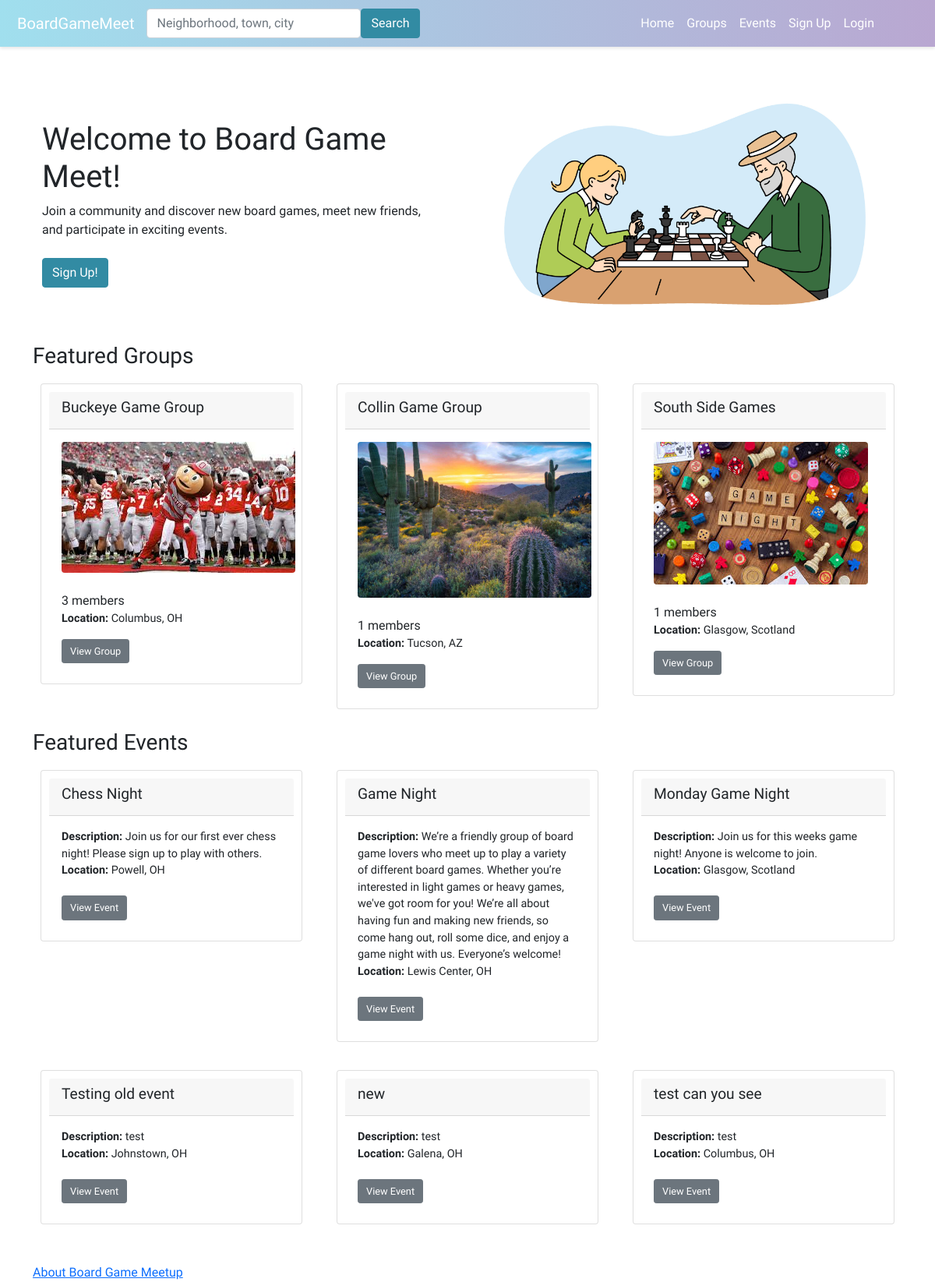
Before: / with the older database file.
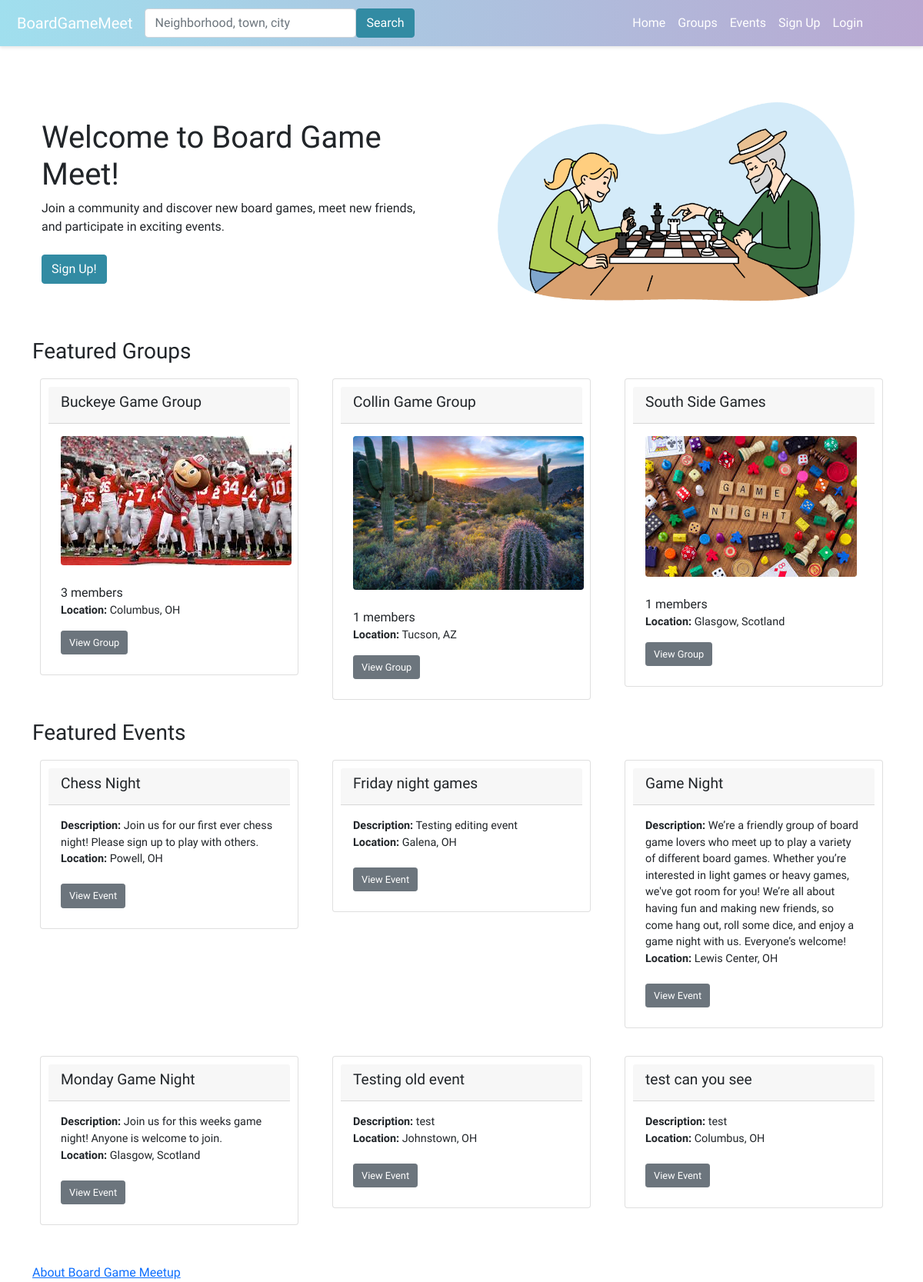
After: the same page with the newer database file.
### boardgame/models.py (models this page shows, shortened)
class Group(models.Model):
    name = models.CharField(max_length=100)
    description = models.TextField()
    members = models.ManyToManyField(User, through='GroupMembers')
    slug = models.SlugField(unique=True)
    group_image = models.ImageField(upload_to='group_images/', null=True, blank=True)
    TYPE_SELECT = (
        ('Public', 'Public'),
        ('Private', 'Private'),
    )
    group_privacy = models.CharField(max_length=10,choices=TYPE_SELECT,default='Public')
    categories = models.ManyToManyField(Category, related_name='groups', blank=True)
    tags = models.ManyToManyField(Tag, related_name='groups', blank=True)

class GroupLocation(models.Model):
    group = models.OneToOneField('Group', on_delete=models.CASCADE)
    city = models.CharField(max_length=100)
    sublocality = models.CharField(max_length=100, blank=True)  # neighborhoods or sublocalities
    state = models.CharField(max_length=100, blank=True)
    postcode = models.CharField(max_length=20, blank=True)
    country = models.CharField(max_length=100)
    latitude = models.DecimalField(max_digits=9, decimal_places=6, blank=True, null=True)
    longitude = models.DecimalField(max_digits=9, decimal_places=6, blank=True, null=True)

class Event(models.Model):
    group = models.ForeignKey(Group, on_delete=models.CASCADE)
    title = models.CharField(max_length=100)
    description = models.TextField()
    date_time = models.DateTimeField()
    attendees = models.ManyToManyField(User, through='EventAttendance')
    event_image = models.ImageField(upload_to='event_images/', null=True, blank=True)
    categories = models.ManyToManyField(Category, related_name='events', blank=True)
    tags = models.ManyToManyField(Tag, related_name='events', blank=True)

class EventLocation(models.Model):
    event = models.OneToOneField('Event', on_delete=models.CASCADE)
    address = models.CharField(max_length=255)
    city = models.CharField(max_length=100)
    sublocality = models.CharField(max_length=100, blank=True)  # neighborhoods or sublocalities
    state = models.CharField(max_length=100, blank=True, null=True)  # Nullable state field
    postcode = models.CharField(max_length=20)
    country = models.CharField(max_length=20)
    latitude = models.DecimalField(max_digits=9, decimal_places=6, blank=True, null=True)
    longitude = models.DecimalField(max_digits=9, decimal_places=6, blank=True, null=True)

### boardgame/views.py (the view)
# urls.py: path("",views.home, name="home"),
def home(request):
    group_list = Group.objects.all().select_related('grouplocation').order_by('name')
    event_list = Event.objects.all().select_related('eventlocation').order_by('title')
    user_groups = None
    user_events = None
    user = request.user
    if user.is_authenticated:
        user_groups = GroupMembers.objects.filter(user=user).select_related('group')
        user_events = EventAttendance.objects.filter(user=user).select_related('event')
    context = {
        'groups': group_list,
        'events': event_list,
        'user_groups': user_groups,
        'user_events': user_events,
    }
    return render(request, 'boardgame/home.html', context=context)

### boardgame/templates/boardgame/home.html (shortened to what this page needs)
{% extends 'boardgame/base.html' %}
{% load static %}
{% block content %}
<head>
    <link rel="stylesheet" type="text/css" href="{% static 'boardgame/style.css' %}">
</head>
<body>
    <div class="container">
        <div class="row align-items-center">
            <div class="col-md-6">
                <h1 class="test">Welcome to Board Game Meet!</h1>
                <div>
                    Join a community and discover new board games, meet new friends, <br>
                    and participate in exciting events. <br /><br />
                    {% if not user.is_authenticated %}
                    <a class="btn btn" type="submit" style="background-color: #328ba3; border-color: #328ba3; color: #ffffff;" href="{% url 'register' %}">Sign Up!</a>
                    {% else %}
                    <a class="btn btn" type="submit" style="background-color: #328ba3; border-color: #328ba3; color: #ffffff;" href="{% url 'groups' %}">Find groups!</a>
                    {% endif %}
                </div>
            </div>
            <div class="col-md-6 text-center">
                <img src="{% static 'boardgame/images/boardgamehome.jpeg' %}" alt="Board Game Home" class="img-fluid rounded" />
            </div>
        </div>
    </div>
    <div>
        {% if not user.is_authenticated %}
        <div>
            <h3>Featured Groups</h3>
            {% if groups %}
            <div class="row">
                {% for group in groups %}
                <div class="col-md-4 mb-3">
                    <div class="card">
                        <div class="card-header">
                            <h4>{{ group.name }}</h4>
                        </div>
                        <div class="card-body">
                            <div class="group-profile">
                                {% if group.group_image %}
                                <img src="{{ group.group_image.url }}" class="profile-image rounded">
                                {% else %}
                                <img src="{% static 'boardgame/images/group_profile_default.jpg' %}" class="profile-image rounded">
                                {% endif %}
                                <br/><br/>
                                {{ group.group_members.all.count }} members
                                <p><b>Location:</b> {{ group.grouplocation.city }}{% if group.grouplocation.state %}, {{ group.grouplocation.state }}{% endif %}</p>
                                <a href="{% url 'group_profile' group.slug %}" class="btn btn-secondary btn-sm">View Group</a>
                            </div>
                        </div>
                    </div>
                </div>
                {% endfor %}
            </div>
            {% else %}
            <strong>There are no groups present.</strong>
            {% endif %}
        </div>
        <div>
            <h3>Featured Events</h3>
            {% if events %}
            <div class="row">
                {% for event in events %}
                <div class="col-md-4 mb-3">
                    <div class="card">
                        <div class="card-header">
                            <h4>{{ event.title }}</h4>
                        </div>
                        <div class="card-body">
                            <p class="card-text">
                                <b>Description:</b> {{ event.description }}<br />
                                <b>Location:</b> {{ event.eventlocation.city }}{% if event.eventlocation.state %}, {{ event.eventlocation.state }}{% endif %}<br /><br />
                                <a href="{% url 'event_details' event.id %}" class="btn btn-secondary btn-sm">View Event</a>
                            </p>
                        </div>
                    </div>
                </div>
                {% endfor %}
            </div>
            {% else %}
            <strong>There are no events present.</strong>
            {% endif %}
        </div>
        {% endif %}
        <br>
        <div>
            <a href="/boardgame/about/">About Board Game Meetup</a><br />
        </div>
    </div>
</body>
{% endblock %}

### boardgame/templates/boardgame/base.html (shortened to what this page needs)
{% load static %}
<!doctype html>
<html lang="en">
<head>
  <link rel="stylesheet" href="{% static 'boardgame/style.css' %}">
  <link href="https://cdn.jsdelivr.net/npm/bootstrap@5.0.2/dist/css/bootstrap.min.css" rel="stylesheet">
</head>
<body>
  {% include 'boardgame/navbar.html' %}
  <br />
  <div class="container-lg">
    {% block content %}
    {% endblock %}
  </div>
</body>
</html>

### boardgame/templates/boardgame/navbar.html (shortened to what this page needs)
<nav class="navbar navbar-expand-lg navbar-dark" style="background: linear-gradient(to right, #a0dfee, #b9a7d1); box-shadow: 0 2px 4px rgba(0, 0, 0, 0.1); padding: 10px;">
  <div class="container-fluid">
    <a class="navbar-brand" href="{% url 'home' %}">BoardGameMeet</a>
    <div class="collapse navbar-collapse" id="navbarSupportedContent">
      <form class="d-flex me-auto mb-2 mb-lg-0" method="POST" action="{% url 'search' %}">
        <input class="form-control custom-search-bar" type="search" placeholder="Neighborhood, town, city" aria-label="Search" name="searched">
        <button class="btn" type="submit" style="background-color: #328ba3; border-color: #328ba3; color: #ffffff;">Search</button>
      </form>
      <ul class="navbar-nav me-5 mb-2 mb-lg-0">
        <li class="nav-item">
          <a class="nav-link" href="{% url 'home' %}" style="color: white;">Home</a>
        </li>
        <li class="nav-item">
          <a class="nav-link" href="{% url 'groups' %}" style="color: white;">Groups</a>
        </li>
        <li class="nav-item">
          <a class="nav-link" href="{% url 'events' %}" style="color: white;">Events</a>
        </li>
        {% if user.is_authenticated %}
        <li class="nav-item dropdown">
          <a class="nav-link dropdown-toggle" href="#" id="navbarDropdown" role="button" data-bs-toggle="dropdown" aria-expanded="false" style="color: white;">
            Profile
          </a>
          <ul class="dropdown-menu" aria-labelledby="navbarDropdown">
            <li><a class="dropdown-item" href="{% url 'user_profile' %}">View Profile</a></li>
            <li><hr class="dropdown-divider"></li>
            <li><a class="dropdown-item" href="{% url 'logout' %}">Logout</a></li>
          </ul>
        </li>
        {% else %}
        <li class="nav-item">
          <a class="nav-link" href="{% url 'register' %}" style="color: white;">Sign Up</a>
        </li>
        <li class="nav-item">
          <a class="nav-link" href="{% url 'login' %}" style="color: white;">Login</a>
        </li>
        {% endif %}
      </ul>
    </div>
  </div>
</nav>

### boardgame/static/boardgame/style.css (style rules this page uses)
.profile-image { max-width: 300px; max-height: 200px; width: auto; height: auto; }
.card { padding: 10px; margin: 10px; }
.card-header h4 { font-size: 1.2rem; }
.card-body p { font-size: 0.9rem; }
.btn-sm { font-size: 0.8rem; padding: 5px 10px; }
.container { max-width: 1200px; margin: auto; }
.navbar .form-control.custom-search-bar { width: 275px; }

### boardgame/templates/boardgame/base.html (style rules this page uses)
body { font-family: 'Varela Round', sans-serif; }
.navbar-nav li { list-style: none !important; font-size: 1rem; }

Changed rows visible on the page:
changed Event "Galena": title "new" → "Friday night games"; description "test" → "Testing editing event"; moves up the list
